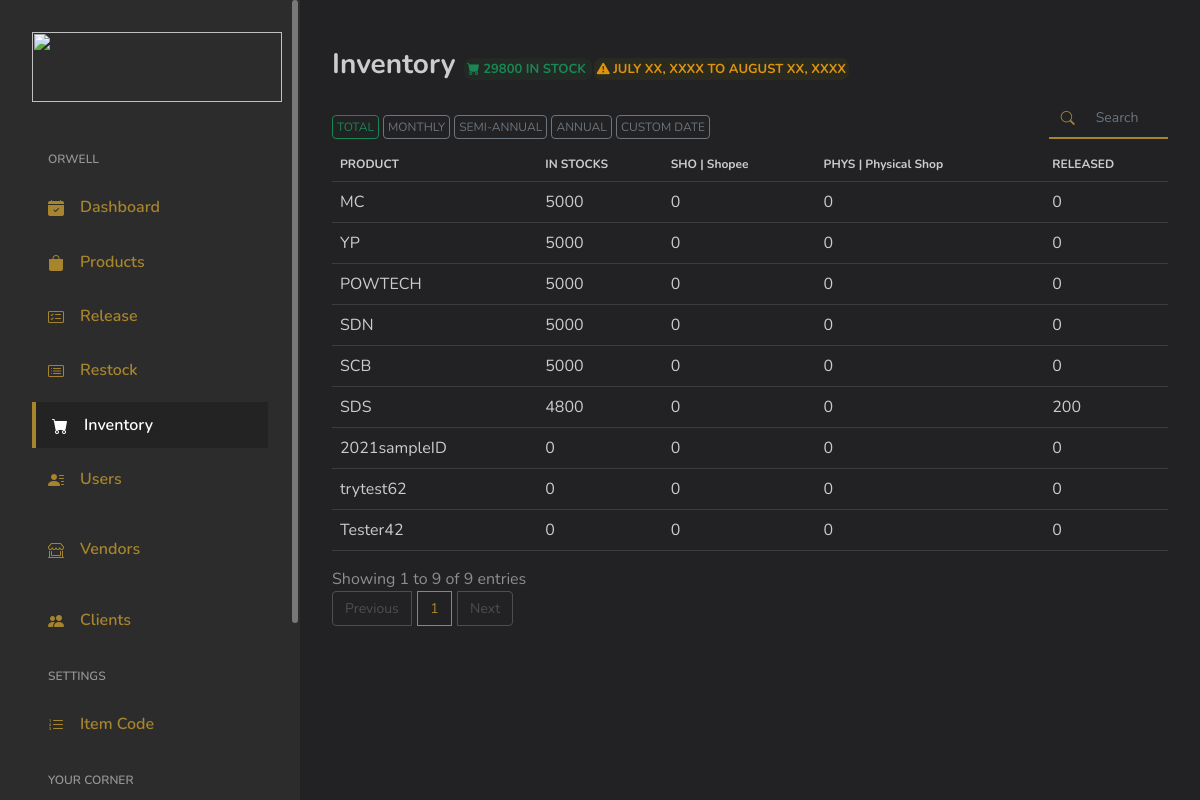
Page /index.php/admin/inventory on the earlier database version.
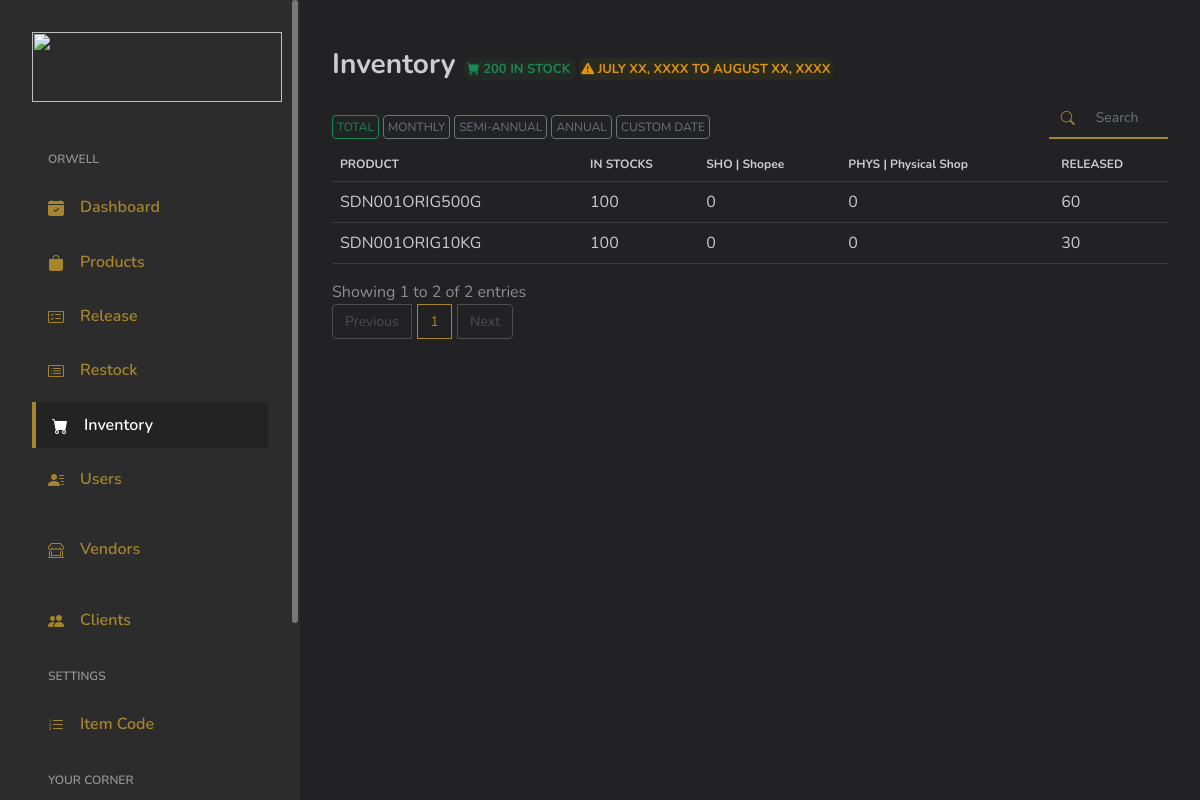
Same page on the later database version.
### tables this page shows
CREATE TABLE `products` (
  `ID` int(11) NOT NULL,
  `Code` varchar(255) DEFAULT NULL,
  `Product_Name` varchar(255) DEFAULT NULL,
  `Description` text DEFAULT NULL,
  `InStock` int(255) DEFAULT 0,
  `Released` int(255) DEFAULT 0,
  `Product_Category` varchar(255) DEFAULT NULL,
  `Product_Weight` varchar(255) DEFAULT NULL,
  `Price_PerItem` varchar(255) DEFAULT NULL,
  `Cost_PerItem` varchar(255) DEFAULT NULL,
  `DateAdded` varchar(255) DEFAULT NULL,
  `PriceSelling` varchar(255) DEFAULT '0',
  `Barcode_Images` varchar(255) DEFAULT NULL
);

### application/controllers/Admin.php (called while the page is built, shortened)
<?php
class Admin extends MY_Controller {
	public $globalData = [];
	public function __construct()
	{
		$this->load->model('Model_Selects');
		$this->load->model('Model_Security');
		$this->load->model('Model_Inserts');
		$this->load->model('Model_Logbook');
	}
	public function inventory()
	{
		$data = [];
		$data = array_merge($data, $this->globalData);
		$header['pageTitle'] = 'Inventory';
		$data['globalHeader'] = $this->load->view('main/globals/header', $header);
		$this->load->view('admin/inventory', $data);
	}
}

### index.php (called while the page is built, shortened)
<?php
require_once BASEPATH.'core/CodeIgniter.php';

### application/models/Model_Selects.php (called while the page is built, shortened)
<?php
class Model_Selects extends CI_Model {
	public function GetAllProducts()
	{
		$this->db->select('*');
		$this->db->order_by('ID', 'asc');
		$result = $this->db->get('products');
		return $result;
	}
}

### application/views/admin/inventory.php (the view, shortened to what this page needs)
<?php
$totalStocks = 0;
$getAllProducts = $this->Model_Selects->GetAllProducts();
if ($getAllProducts->num_rows() > 0) {
	foreach ($getAllProducts->result_array() as $row) {
		$totalStocks += $row['InStock'];
	}
}
?>
</head>
<body>
<div id="app">
	<?php $this->load->view('main/template/sidebar') ?>
	<div id="main">
		<div class="page-heading">
			<div class="page-title">
				<div class="row">
					<div class="col-sm-12">
						<h3>Inventory
							<span class="text-center success-banner-sm">
								<i class="bi bi-cart-fill"></i> <?=$totalStocks;?> IN STOCK
							</span>
							<span class="text-center info-banner-sm">
								<i class="bi bi-exclamation-triangle-fill"></i> JULY XX, XXXX TO AUGUST XX, XXXX
							</span>
						</h3>
					</div>
					<div class="col-sm-12 col-md-10 pt-4 pb-2">
						<button type="button" class="btn btn-sm-success">TOTAL</button>
						<button type="button" class="btn btn-sm-secondary">MONTHLY</button>
						<button type="button" class="btn btn-sm-secondary">SEMI-ANNUAL</button>
						<button type="button" class="btn btn-sm-secondary">ANNUAL</button>
						<button type="button" class="btn btn-sm-secondary">CUSTOM DATE</button>
					</div>
					<div class="col-sm-12 col-md-2 mr-auto pt-4 pb-2" style="margin-top: -15px;">
						<div class="input-group">
							<div class="input-group-prepend">
								<span class="input-group-text" style="font-size: 14px;"><i class="bi bi-search h-100 w-100" style="margin-top: 5px;"></i></span>
							</div>
							<input type="text" id="tableSearch" class="form-control" placeholder="Search" style="font-size: 14px;">
						</div>
					</div>
				</div>
			</div>
			<section class="section">
				<div class="table-responsive">
					<table id="productsTable" class="table">
						<thead style="font-size: 12px;">
							<th>PRODUCT</th>
							<th>IN STOCKS</th>
							<th>SHO | Shopee</th>
							<th>PHYS | Physical Shop</th>
							<th>RELEASED</th>
						</thead>
						<tbody>
							<?php
							if ($getAllProducts->num_rows() > 0):
								foreach ($getAllProducts->result_array() as $row): ?>
									<tr>
										<td>
											<?=$row['Code'];?>
										</td>
										<td>
											<?=$row['InStock'];?>
										</td>
										<td>
											0
										</td>
										<td>
											0
										</td>
										<td>
											<?=$row['Released']?>
										</td>
									</tr>
							<?php endforeach;
							endif; ?>
						</tbody>
					</table>
				</div>
			</section>
		</div>
	</div>
</div>
</body>
</html>

### application/views/main/globals/header.php (shortened to what this page needs)
<!DOCTYPE html>
<html lang="en">
<head>
	<link rel="stylesheet" href="<?=base_url()?>/assets/css/bootstrap.css">
	<link rel="stylesheet" href="<?=base_url()?>/assets/vendors/perfect-scrollbar/perfect-scrollbar.css">
	<link rel="stylesheet" href="<?=base_url()?>/assets/vendors/bootstrap-icons/bootstrap-icons.css">
	<link rel="stylesheet" href="<?=base_url()?>/assets/css/app.css">
	<link href="<?=base_url();?>assets/css/style.css?v5" rel="stylesheet">

### application/views/main/template/sidebar.php (shortened to what this page needs)
<div id="sidebar" class="active">
	<div class="sidebar-wrapper active">
		<div class="sidebar-header">
			<div class="d-flex justify-content-between">
				<div class="logo">
					<a href="index.html"><img src="<?=base_url() . 'assets/images/manalok9_logo.png'?>" width="250" height="70"></a>
				</div>
			</div>
		</div>
		<div class="sidebar-menu">
			<ul class="menu">
				<li class="sidebar-title">ORWELL</li>
				<li class="sidebar-item sidebar-admin-dashboard">
					<a href="<?=base_url().'admin'?>" class='sidebar-link'>
						<i class="bi bi-calendar-check-fill"></i>
						<span>Dashboard</span>
					</a>
				</li>
				<li class="sidebar-item sidebar-admin-products">
					<a href="<?=base_url().'admin/products'?>" class='sidebar-link'>
						<i class="bi bi-bag-fill"></i>
						<span>Products</span>
					</a>
				</li>
				<li class="sidebar-item sidebar-admin-release_product">
					<a href="<?=base_url()?>admin/product_releasing" class='sidebar-link'>
						<i class="bi bi-card-checklist"></i>
						<span>Release </span>
					</a>
				</li>
				<li class="sidebar-item sidebar-admin-restock_product">
					<a href="<?=base_url()?>admin/product_restocking" class='sidebar-link'>
						<i class="bi bi-card-list"></i>
						<span>Restock </span>
					</a>
				</li>
				<li class="sidebar-item sidebar-admin-inventory">
					<a href="<?=base_url().'admin/inventory'?>" class='sidebar-link'>
						<i class="bi bi-cart-fill"></i>
						<span>Inventory</span>
					</a>
				</li>
				<li class="sidebar-item sidebar-admin-employees">
					<a href="<?=base_url().'admin/users'?>" class='sidebar-link'>
						<i class="bi bi-person-lines-fill"></i>
						<span>Users</span>
					</a>
				</li>
				<li class="sidebar-item sidebar-admin-vendors pt-3">
					<a href="<?=base_url().'admin/vendors'?>" class='sidebar-link'>
						<i class="bi bi-shop-window"></i>
						<span>Vendors</span>
					</a>
				</li>
				<li class="sidebar-item sidebar-admin-clients pt-3">
					<a href="<?=base_url().'admin/clients'?>" class='sidebar-link'>
						<i class="bi bi-people-fill"></i>
						<span>Clients</span>
					</a>
				</li>
				<li class="sidebar-title">SETTINGS</li>
				<li class="sidebar-item sidebar-admin-settings-itemcode">
					<a href="<?=base_url().'admin/settings_itemcodepage'?>" class='sidebar-link'>
						<i class="bi bi-list-ol"></i>
						<span>Item Code </span>
					</a>
				</li>
				<li class="sidebar-title">YOUR CORNER</li>
			</ul>
		</div>
	</div>
</div>

### assets/css/app.css (style rules this page uses)
#sidebar.active .sidebar-wrapper { left:0 }
.sidebar-wrapper { width:300px;height:100vh;position:fixed;top:0;z-index:10;overflow-y:auto;background-color:#fff;bottom:0;transition:left .5s ease-out }
.sidebar-wrapper .sidebar-header { padding:2rem 2rem 1rem;font-size:2rem;font-weight:700 }
.sidebar-wrapper .sidebar-header img { height:1.2rem }
.sidebar-wrapper .menu { margin-top:2rem;padding:0 2rem;font-weight:600 }
.sidebar-wrapper .menu .sidebar-title { padding:0 1rem;margin:1.5rem 0 1rem;font-size:1rem;list-style:none;font-weight:600;color:#25396f }
.sidebar-wrapper .menu .sidebar-link { display:block;padding:.7rem 1rem;font-size:1rem;display:flex;align-items:center;border-radius:.5rem;transition:all .5s;text-decoration:none;color:#25396f }
.sidebar-wrapper .menu .sidebar-link i,.sidebar-wrapper .menu .sidebar-link svg { color:#7c8db5 }
.sidebar-wrapper .menu .sidebar-link span { margin-left:1rem }
.sidebar-wrapper .menu .sidebar-item { list-style:none;margin-top:.5rem;position:relative }
.sidebar-wrapper .menu .sidebar-item.active .sidebar-link { background-color:#435ebe }
.sidebar-wrapper .menu .sidebar-item.active .sidebar-link span { color:#fff }
.sidebar-wrapper .menu .sidebar-item.active .sidebar-link i,.sidebar-wrapper .menu .sidebar-item.active .sidebar-link svg { fill:#fff;color:#fff }
.dataTable-table td,.dataTable-table thead th,.table td,.table thead th { vertical-align:middle }
.dataTable-table:not(.table-borderless) thead th,.table:not(.table-borderless) thead th { border-bottom:1px solid #dedede!important }
.bi { width:1rem;height:1rem }
#main { margin-left:300px;padding:2rem }
.page-heading { margin:0 0 2rem }
.page-heading h3 { font-weight:700 }
a { text-decoration:none }

### assets/css/style.css (style rules this page uses)
body { background-color: #222124; color: #8e8e8e; }
.h1, .h2, .h3, .h4, .h5, .h6, h1, h2, h3, h4, h5, h6 { color: #ccc; }
.form-control { border: none; border-radius: 0; border-bottom: 2px solid #a7852d; color: #ccc; background-color: transparent; }
.input-group>:not(:first-child):not(.dropdown-menu):not(.valid-tooltip):not(.valid-feedback):not(.invalid-tooltip):not(.invalid-feedback) { margin-left: -3px; }
.input-group-text { background-color: transparent; border: none; border-radius: 0; border-bottom: 2px solid #a7852d; color: #a7852d; }
a { color: #a7852d; }
.table, table { border-color: #3c3c3c; }
.table { color: #ccc; }
.dataTable-table:not(.table-borderless) thead th, .table:not(.table-borderless) thead th { border-bottom: 1px solid #3c3c3c !important; }
.sidebar-wrapper .sidebar-header img { height: 100%; }
.sidebar-wrapper { background-color: #2c2c2c; }
.sidebar-wrapper .menu .sidebar-link { color: #a7852d; }
.sidebar-wrapper .menu .sidebar-link i, .sidebar-wrapper .menu .sidebar-link svg { color: #a7852d; }
.sidebar-wrapper .menu .sidebar-item.active .sidebar-link { border-radius: 0px; color: #fff; background-color: rgba(0, 0, 0, 0.20); border-left: 4px solid #a7852d; transition: 0s; }
.sidebar-wrapper .menu .sidebar-title { color: #ccc; }
.bi { vertical-align: -.125em; width: 1em; height: 1em; }
.sidebar-title { font-size: 0.75rem !important; opacity: 0.66; }
.info-banner-sm { font-size: 13px; color: #de940c; margin: 0.08rem; border-radius: 8px; padding: 0.15rem; background-color: rgba(155, 155, 0, 0.08); }
.success-banner-sm { font-size: 13px; color: #198754; margin: 0.08rem; border-radius: 8px; padding: 0.15rem; background-color: rgba(55, 155, 55, 0.08); }
.btn-sm-success { border: 1px solid #198754; background-color: transparent; color: #198754; padding: 2px 4px; font-size: 12px; cursor: pointer; }
.btn-sm-secondary { border: 1px solid #6c757d; background-color: transparent; color: #6c757d; padding: 2px 4px; font-size: 12px; cursor: pointer; }

Differences in the rows shown:
removed products: Code "2021sampleID", InStock "0", Released "0"
removed products: Code "trytest62", InStock "0", Released "0"
removed products: Code "Tester42", InStock "0", Released "0"
removed products: Code "MC", InStock "5000", Released "0"
removed products: Code "YP", InStock "5000", Released "0"
removed products: Code "POWTECH", InStock "5000", Released "0"
removed products: Code "SDN", InStock "5000", Released "0"
removed products: Code "SCB", InStock "5000", Released "0"
removed products: Code "SDS", InStock "4800", Released "200"
added products: Code "SDN001ORIG500G", InStock "100", Released "60"
added products: Code "SDN001ORIG10KG", InStock "100", Released "30"
Other differences:
$totalStocks: "29800" → "200"
text written by a page script: "Showing 1 to 9 of 9 entries Previous 1 Next" → "Showing 1 to 2 of 2 entries Previous 1 Next"
